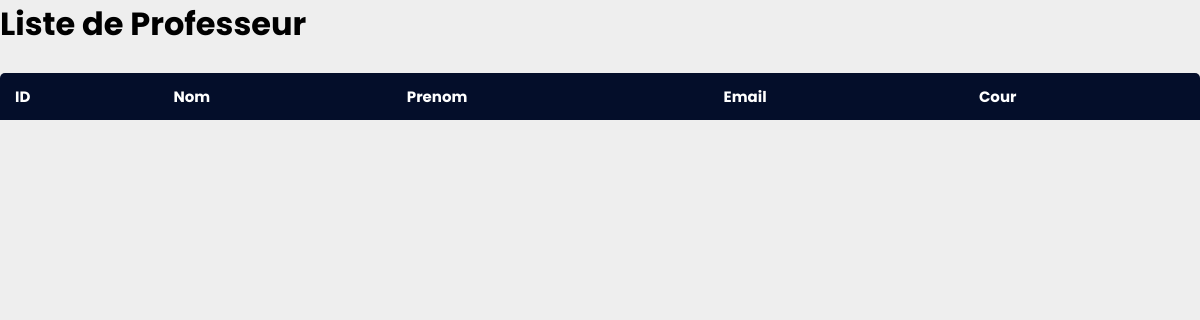
The page /prof.php on the database as committed earlier.
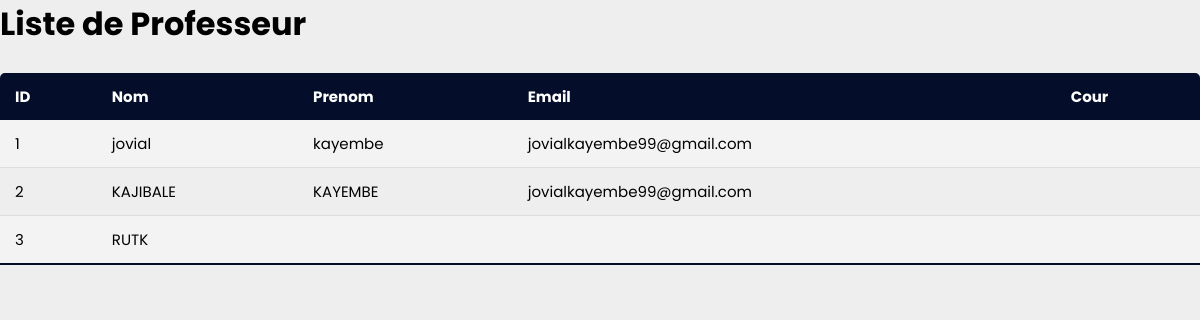
The same page on the database as committed later.
### tables this page shows
CREATE TABLE IF NOT EXISTS `professeur` (
  `idprofesseur` int NOT NULL AUTO_INCREMENT,
  `nom` varchar(45) DEFAULT NULL,
  `prenom` varchar(45) DEFAULT NULL,
  `email` varchar(45) DEFAULT NULL,
  `cours` varchar(45) DEFAULT NULL,
  PRIMARY KEY (`idprofesseur`)
);

### prof.php (the view, shortened to what this page needs)
<?php
include 'contentCour.php';
?>
<!DOCTYPE html>
<html lang="en">
<head>
    <link rel="stylesheet" href="style1/styles.css">
    <link rel="stylesheet" href="./css/huta-icons/huta-icons.css">
    <link rel="stylesheet" href="css/styl.css">
    <link rel="stylesheet" href="css/all.min.css">
    <link href='https://unpkg.com/boxicons@2.0.9/css/boxicons.min.css' rel='stylesheet'>
</head>
<body>
    <div>
        <h1>Liste de Professeur</h1>
        <table class="table table-hover text-center">
            <thead class="table-dark">
                <tr>
                    <th scope="col">ID</th>
                    <th scope="col">Nom</th>
                    <th scope="col">Prenom</th>
                    <th scope="col">Email</th>
                    <th scope="col">Cour</th>
                </tr>
            </thead>
            <tbody>
                <?php
                $sql = "SELECT * FROM `professeur`";
                $index = 1;
                $result = mysqli_query($conn, $sql);
                while ($row = mysqli_fetch_assoc($result)) {
                ?>
                    <tr>
                        <td><?php echo $index; ?></td>
                        <td><?php echo $row["nom"] ?></td>
                        <td><?php echo $row["prenom"] ?></td>
                        <td><?php echo $row["email"] ?></td>
                        <td><?php echo $row["cours"] ?></td>
                    </tr>
                <?php
                    $index++;
                }
                ?>
            </tbody>
        </table>
    </div>
</body>
</html>

Rows that differ between the two databases and show on the page:
added professeur: nom "jovial", prenom "kayembe", email "jovialkayembe99@gmail.com"
added professeur: nom "KAJIBALE", prenom "KAYEMBE", email "jovialkayembe99@gmail.com"
added professeur: nom "RUTK"
